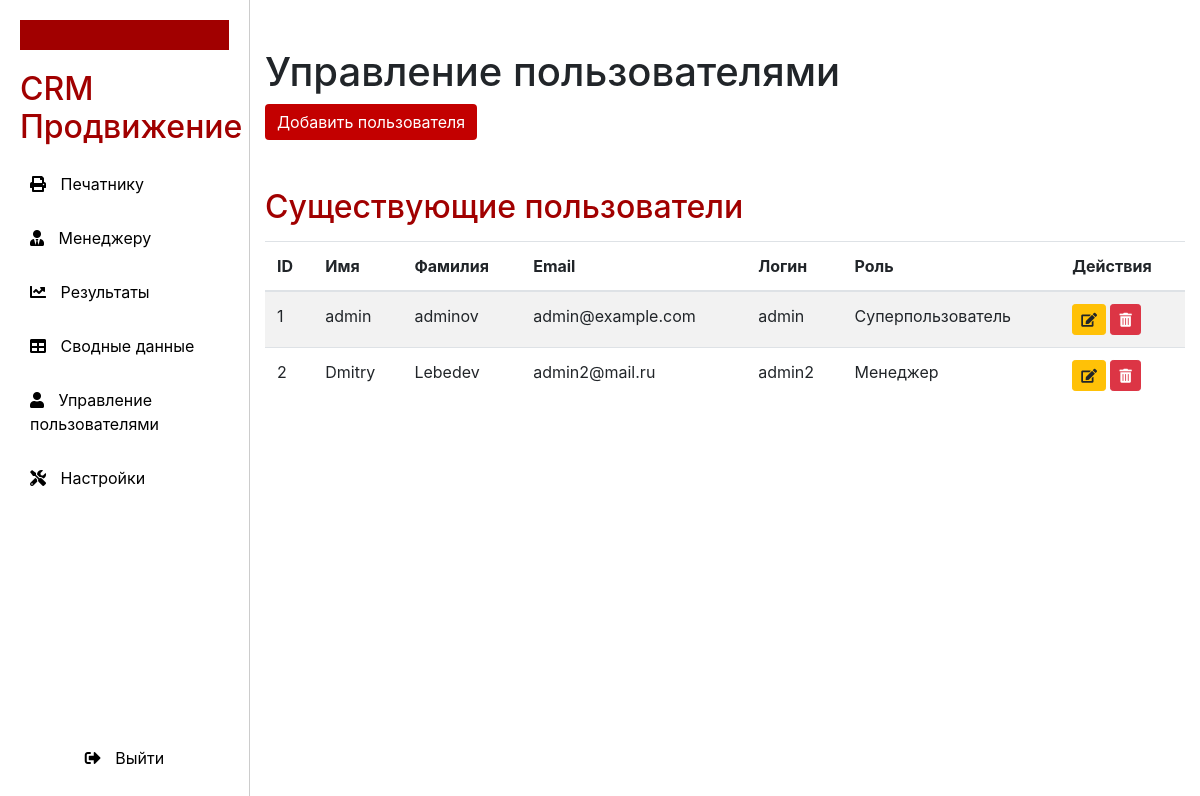
/admin/ (signed in), run on an earlier commit of the app's database.
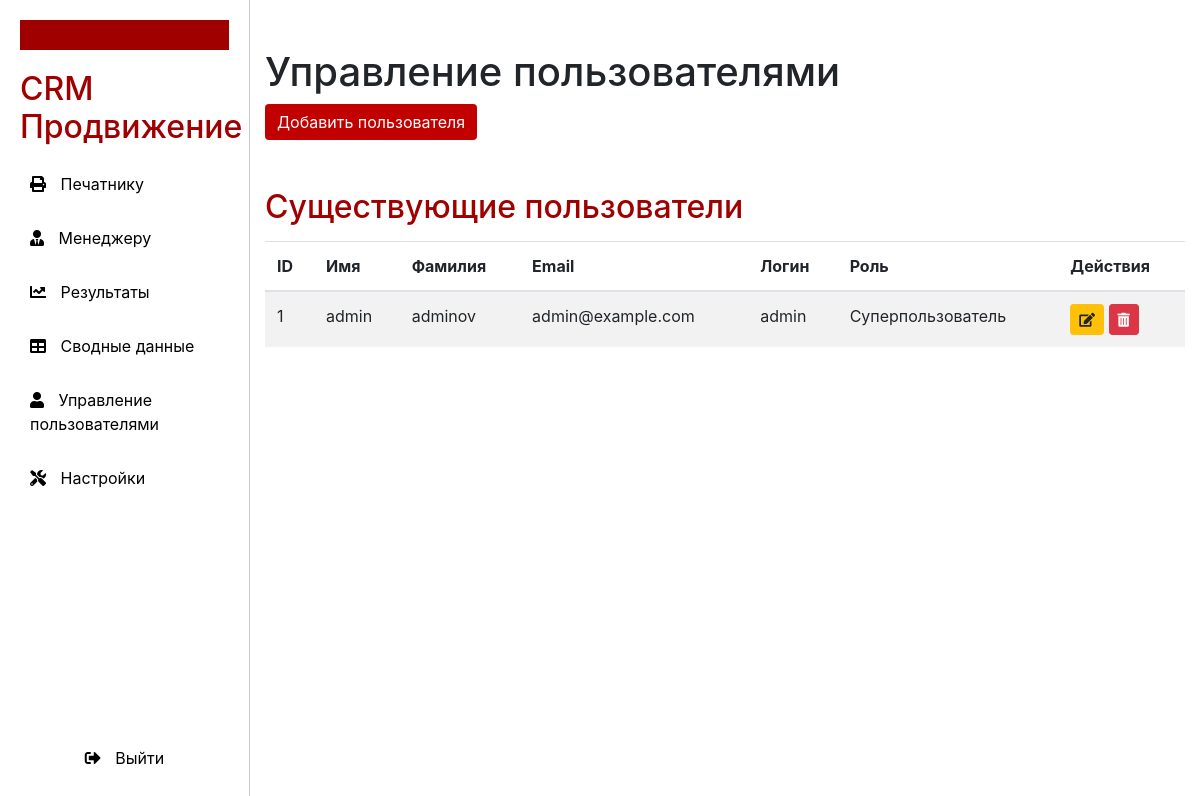
And on a later commit of the database.
### models.py (models this page shows)
class User(Base):
    __tablename__ = "users"
    id = Column(Integer, primary_key=True, index=True)
    name = Column(String, index=True)
    surname = Column(String, index=True)
    email = Column(String, unique=True, index=True)
    password = Column(String)
    login = Column(String, unique=True, index=True)
    role = Column(Enum(Role), index=True)

### admin.py (the view)
@router.get("/", response_class=HTMLResponse)
async def admin_page(request: Request, db: Session = Depends(get_db), current_user: User = Depends(get_current_user)):
    check_admin_access(current_user)  # Проверяем доступ
    users = db.query(User).all()
    return templates.TemplateResponse("admin.html", {
        "request": request,
        "users": users,
        "role": current_user.role.value  # Передаем роль пользователя
    })

### templates/admin.html (shortened to what this page needs)
{% extends "layout.html" %}
{% block admin %}
<div class="container">
    <h1 class="mt-5">Управление пользователями</h1>
<button type="button" class="btn custom-btn" data-toggle="modal" data-target="#addUserModal">
    Добавить пользователя
</button>
    <h2 class="mt-5">Существующие пользователи</h2>
    <table class="table table-striped">
        <thead>
            <tr>
                <th>ID</th>
                <th>Имя</th>
                <th>Фамилия</th>
                <th>Email</th>
                <th>Логин</th>
                <th>Роль</th>
                <th>Действия</th>
            </tr>
        </thead>
        <tbody>
            {% for user in users %}
            <tr>
                <td>{{ user.id }}</td>
                <td>{{ user.name }}</td>
                <td>{{ user.surname }}</td>
                <td>{{ user.email }}</td>
                <td>{{ user.login }}</td>
                <td>
                    {% if user.role == 'Суперпользователь' %}
                        Суперпользователь
                    {% elif user.role == 'Администратор' %}
                        Администратор
                    {% elif user.role == 'Менеджер' %}
                        Менеджер
                    {% elif user.role == 'Печатник' %}
                        Печатник
                    {% elif user.role == 'Гость' %}
                        Гость
                    {% else %}
                        Неизвестная роль
                    {% endif %}
                </td>
                <td>
                    <button class="btn btn-warning btn-sm" data-toggle="modal" data-target="#editModal{{ user.id }}"><i class="fas fa-edit"></i></button>
                    <form method="post" action="/admin/delete/{{ user.id }}" class="d-inline">
                        <button type="submit" class="btn btn-danger btn-sm">  <i class="fas fa-trash-alt"></i></button>
                    </form>
                </td>
            </tr>
            {% endfor %}
        </tbody>
    </table>
</div>
{% endblock %}

What changed in the data, as far as the page shows it:
removed User: id "2", name "Dmitry", surname "Lebedev", email "admin2@mail.ru", login "admin2", role "Менеджер"
